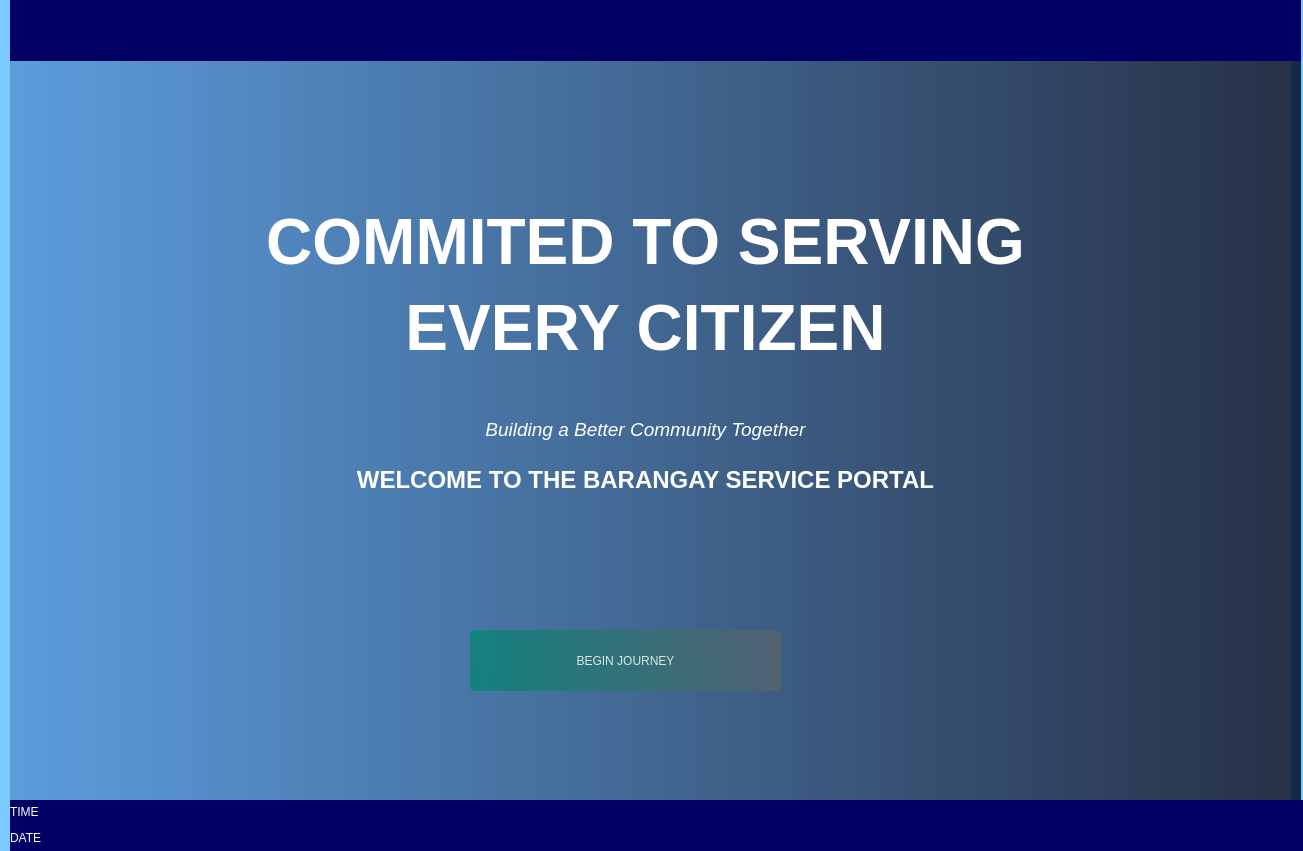
<?xml version="1.0" encoding="UTF-8"?>
<ui version="4.0">
 <class>Form</class>
 <widget class="QWidget" name="Form">
  <property name="geometry">
   <rect>
    <x>0</x>
    <y>0</y>
    <width>1303</width>
    <height>851</height>
   </rect>
  </property>
  <property name="windowTitle">
   <string>Form</string>
  </property>
  <property name="styleSheet">
   <string notr="true">background-color: rgb(123, 202, 255);</string>
  </property>
  <widget class="QWidget" name="widget" native="true">
   <property name="geometry">
    <rect>
     <x>10</x>
     <y>0</y>
     <width>1361</width>
     <height>851</height>
    </rect>
   </property>
   <property name="styleSheet">
    <string notr="true">QPushButton#pushButton{
	background-color: qlineargradient(spread:pad, x1:0, y1:0.505682, x2:1, y2:0.477, stop:0 rgba(11, 131, 120, 219), stop:1 rgba(85, 98, 112, 226));
	color:rgba(255, 255, 255, 210);
	border-radius:5px;
}

QPushButton#pushButton:hover{
	background-color: qlineargradient(spread:pad, x1:0, y1:0.505682, x2:1, y2:0.477, stop:0 rgba(150, 123, 111, 219), stop:1 rgba(85, 81, 84, 226));
}

QPushButton#pushButton:pressed{
	padding-left:5px;
	padding-top:5px;
	background-color:rgba(150, 123, 111, 255);
}

QPushButton#pushButton_2, #pushButton_3, #pushButton_4, #pushButton_5{
	background-color: rgba(0, 0, 0, 0);
	color:rgba(85, 98, 112, 255);
}

QPushButton#pushButton_2:hover, #pushButton_3:hover, #pushButton_4:hover, #pushButton_5:hover{
	color: rgba(131, 96, 53, 255);
}

QPushButton#pushButton_2:pressed, #pushButton_3:pressed, #pushButton_4:pressed, #pushButton_5:pressed{
	padding-left:5px;
	padding-top:5px;
	color:rgba(91, 88, 53, 255);
}

</string>
   </property>
   <widget class="QLabel" name="label">
    <property name="geometry">
     <rect>
      <x>210</x>
      <y>80</y>
      <width>351</width>
      <height>421</height>
     </rect>
    </property>
    <property name="styleSheet">
     <string notr="true">background-color: rgb(0, 170, 255);</string>
    </property>
    <property name="text">
     <string>&lt;html&gt;&lt;head/&gt;&lt;body&gt;&lt;p&gt;&lt;img src=&quot;:/images/IMG_6122.jpeg&quot;/&gt;&lt;/p&gt;&lt;/body&gt;&lt;/html&gt;</string>
    </property>
   </widget>
   <widget class="QLabel" name="label_5">
    <property name="geometry">
     <rect>
      <x>-380</x>
      <y>-410</y>
      <width>1661</width>
      <height>1321</height>
     </rect>
    </property>
    <property name="styleSheet">
     <string notr="true">image: url(:/images/IMG_6115 (1).png);
background-color: rgb(255, 255, 255);</string>
    </property>
    <property name="text">
     <string/>
    </property>
   </widget>
   <widget class="QLabel" name="label_7">
    <property name="geometry">
     <rect>
      <x>-20</x>
      <y>-100</y>
      <width>1311</width>
      <height>901</height>
     </rect>
    </property>
    <property name="styleSheet">
     <string notr="true">background-color: qlineargradient(spread:pad, x1:0, y1:0, x2:1, y2:0, stop:0 rgba(25, 118, 210, 180), stop:1 rgba(4, 15, 40, 220));
</string>
    </property>
    <property name="text">
     <string>&lt;html&gt;&lt;head/&gt;&lt;body&gt;&lt;p align=&quot;center&quot;&gt;&lt;span style=&quot; font-size:48pt; font-weight:600; color:#ffffff;&quot;&gt;COMMITED TO SERVING&lt;/span&gt;&lt;/p&gt;&lt;p align=&quot;center&quot;&gt;&lt;span style=&quot; font-size:48pt; font-weight:600; color:#ffffff;&quot;&gt;EVERY CITIZEN&lt;/span&gt;&lt;/p&gt;&lt;p&gt;&lt;br/&gt;&lt;/p&gt;&lt;p align=&quot;center&quot;&gt;&lt;span style=&quot; font-size:14pt; font-style:italic; color:#ffffff;&quot;&gt;Building a Better Community Together&lt;/span&gt;&lt;br/&gt;&lt;/p&gt;&lt;p align=&quot;center&quot;&gt;&lt;span style=&quot; font-size:18pt; font-weight:600; color:#ffffff;&quot;&gt;WELCOME TO THE BARANGAY SERVICE PORTAL&lt;/span&gt;&lt;/p&gt;&lt;/body&gt;&lt;/html&gt;</string>
    </property>
   </widget>
   <widget class="QLabel" name="label_9">
    <property name="geometry">
     <rect>
      <x>-10</x>
      <y>0</y>
      <width>1301</width>
      <height>61</height>
     </rect>
    </property>
    <property name="styleSheet">
     <string notr="true">background-color: rgb(0, 0, 100);</string>
    </property>
    <property name="text">
     <string/>
    </property>
   </widget>
   <widget class="QLabel" name="label_8">
    <property name="geometry">
     <rect>
      <x>0</x>
      <y>800</y>
      <width>1301</width>
      <height>51</height>
     </rect>
    </property>
    <property name="styleSheet">
     <string notr="true">background-color: rgb(0, 0, 100);</string>
    </property>
    <property name="text">
     <string>&lt;html&gt;&lt;head/&gt;&lt;body&gt;&lt;p&gt;&lt;span style=&quot; color:#ffffff;&quot;&gt;TIME&lt;/span&gt;&lt;/p&gt;&lt;p&gt;&lt;span style=&quot; color:#ffffff;&quot;&gt;DATE&lt;/span&gt;&lt;/p&gt;&lt;/body&gt;&lt;/html&gt;</string>
    </property>
   </widget>
   <widget class="QPushButton" name="pushButton">
    <property name="geometry">
     <rect>
      <x>460</x>
      <y>630</y>
      <width>311</width>
      <height>61</height>
     </rect>
    </property>
    <property name="styleSheet">
     <string notr="true">font: 12pt &quot;MS Shell Dlg 2&quot;;</string>
    </property>
    <property name="text">
     <string>BEGIN JOURNEY</string>
    </property>
   </widget>
  </widget>
 </widget>
 <resources>
  <include location="loginUi4/res.qrc"/>
 </resources>
 <connections/>
</ui>
